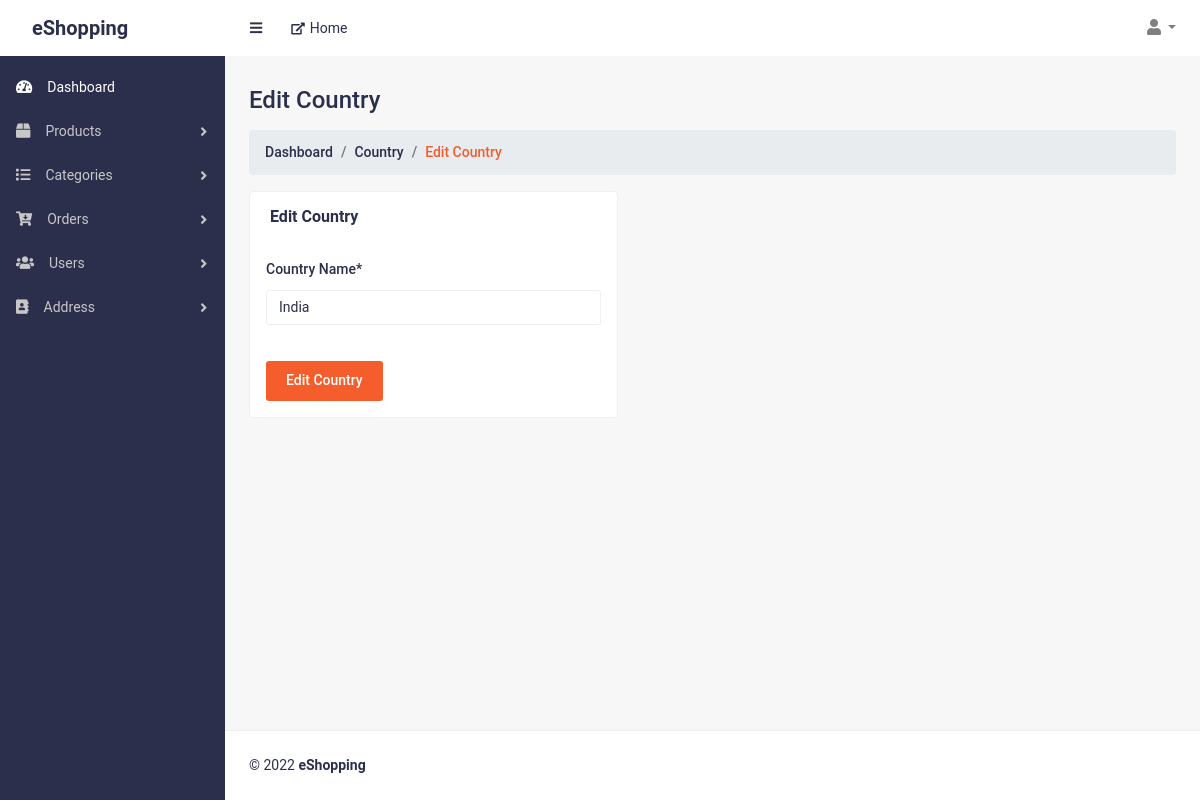
Before: /add_country.php?edit=1 (signed in) with the older database file.
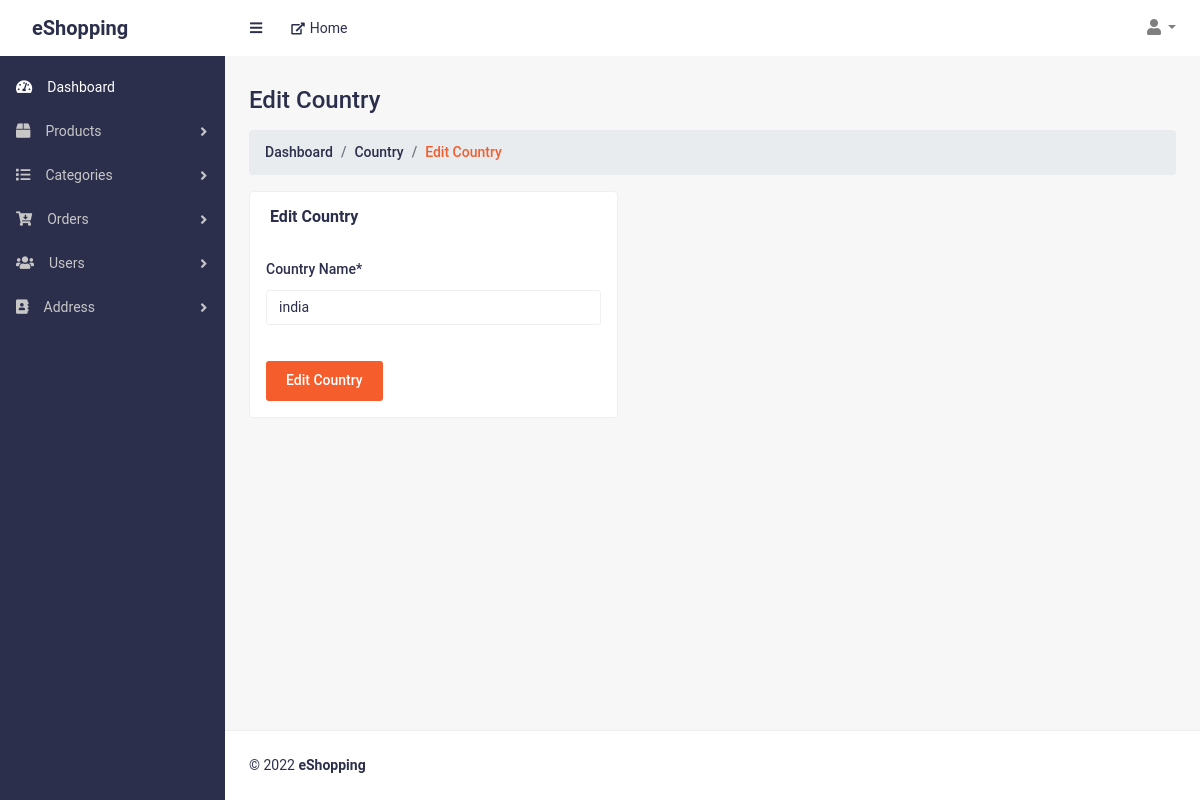
After: the same page with the newer database file.
### tables this page shows
CREATE TABLE `countries` (
  `id` int(11) NOT NULL,
  `country` varchar(50) NOT NULL,
  `modifiedDate` datetime DEFAULT NULL,
  `createdDate` datetime DEFAULT NULL,
  `status` tinyint(2) NOT NULL DEFAULT 0
);

### handler/dbHandler.php (called while the page is built, shortened)
<?php
    class DBConnection{
        private $hostname = "localhost";
        private $username = "root";
        private $password = "";
        private $database = "eshopping";
        private $conn;
        function __construct(){
            $this->conn = new mysqli($this->hostname, $this->username, $this->password, $this->database);
        }
        function getConnection(){
            return $this->conn;
        }
    }

### handler/addressHandler.php (called while the page is built, shortened)
<?php
require_once("dbHandler.php");
class AddressHandler extends DBConnection
{
    function getCountryById($id){
        $countryid = (int) $id;
        $sql = "SELECT * FROM countries WHERE id=$countryid AND countries.status = 0";
        $result = $this->getConnection()->query($sql);
        $records = [];
        if ($result->num_rows > 0) {
            $records = $result->fetch_assoc();
        } else {
            $records = [];
        }
        return $records;
    }
}

### add_country.php (the view, shortened to what this page needs)
<?php
    require("./handler/addressHandler.php");
	$address = new AddressHandler();
    $btn = "Add";
    if(isset($_GET["edit"])){
        $result = $address->getCountryById($_GET["edit"]);
        $btn = "Edit";
    }
?>
<!DOCTYPE html>
<html lang="en">
<head>
    <link href="css/styles.css" rel="stylesheet">
    <link href="css/admin-style.css" rel="stylesheet">
    <link href="vendor/bootstrap/css/bootstrap.min.css" rel="stylesheet">
    <link href="vendor/fontawesome-free/css/all.min.css" rel="stylesheet">
</head>
<body class="sb-nav-fixed">
    <?php
    include_once("./includes/header.php");
    ?>
    <div id="layoutSidenav">
        <div id="layoutSidenav_nav">
            <?php
            include_once("./includes/sidebar.php");
            ?>
        </div>
        <div id="layoutSidenav_content">
            <main>
                <div class="container-fluid">
                    <h2 class="mt-30 page-title"><?=$btn?> Country</h2>
                    <ol class="breadcrumb">
                        <li class="breadcrumb-item"><a href="index.php">Dashboard</a></li>
                        <li class="breadcrumb-item"><a href="countries.php">Country</a></li>
                        <li class="breadcrumb-item active"><?=$btn?> Country</li>
                    </ol>
                    <div class="row justify-content-between">
                        <div class="col-lg-5 col-md-5">
                            <div class="card card-static-2 mb-30">
                                <div class="card-title-2">
                                    <h4 style="width:100%;display: flex; justify-content: space-between;align-items: center;">
                                        <p><b><?=$btn?> Country</b></p>
                                    </h4>
                                </div>
                                <div class="card-body-table px-3">
                                    <form id="formAddCountry" action="./handler/requestHandler.php" method="POST">
                                        <div class="form-group">
                                            <label class="form-label">Country Name*</label>
                                            <input type="text" class="form-control" name="country" id="countryname" placeholder="Country name" value="<?=isset($result) ? $result["country"] : ""?>">
                                        </div>
                                        <button type="submit" name="<?=$btn?>Country" value="<?=$btn?>Country" class="save-btn hover-btn mb-3"><?=$btn?> Country</button>
                                    </form>
                                </div>
                            </div>
                        </div>
                    </div>
                </div>
            </main>
            <?php
            include_once("./includes/footer.php");
            ?>
        </div>
    </div>
</body>
</html>

Changed rows visible on the page:
changed countries: country "India" → "india"
